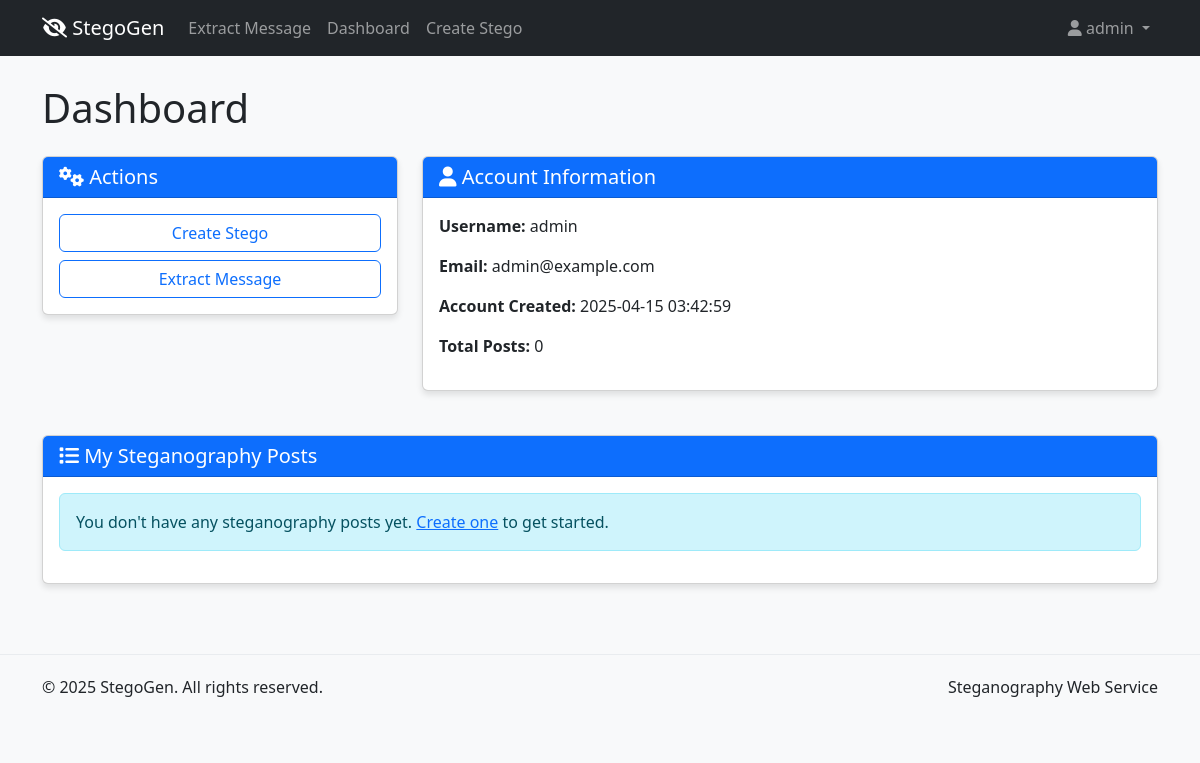
The page /dashboard (signed in) on the database its author committed.
### app.py (models this page shows, shortened)
class User(UserMixin, db.Model):
    id = db.Column(db.Integer, primary_key=True)
    username = db.Column(db.String(100), unique=True, nullable=False)
    password_hash = db.Column(db.String(200), nullable=False)
    email = db.Column(db.String(100), unique=True, nullable=False)
    created_at = db.Column(db.DateTime, default=datetime.utcnow)
    posts = db.relationship('StegoPost', backref='author', lazy=True)

### app.py (the view)
@app.route('/dashboard')
@login_required
def dashboard():
    user_posts = StegoPost.query.filter_by(user_id=current_user.id).order_by(StegoPost.created_at.desc()).all()
    return render_template('dashboard.html', user=current_user, posts=user_posts)

### app.py (called while the page is built)
@login_manager.user_loader
def load_user(user_id):
    return User.query.get(int(user_id))

### templates/dashboard.html (shortened to what this page needs)
{% extends "base.html" %}
{% block content %}
<h1 class="my-4">Dashboard</h1>
<div class="row">
    <div class="col-md-4">
        <div class="card">
            <div class="card-header bg-primary text-white">
                <h5 class="mb-0"><i class="fas fa-cogs"></i> Actions</h5>
            </div>
            <div class="card-body">
                <div class="d-grid gap-2">
                    <a href="{{ url_for('create_stego') }}" class="btn btn-outline-primary">Create Stego</a>
                    <a href="{{ url_for('extract_message_route') }}" class="btn btn-outline-primary">Extract Message</a>
                </div>
            </div>
        </div>
    </div>
    <div class="col-md-8">
        <div class="card">
            <div class="card-header bg-primary text-white">
                <h5 class="mb-0"><i class="fas fa-user"></i> Account Information</h5>
            </div>
            <div class="card-body">
                <p><strong>Username:</strong> {{ user.username }}</p>
                <p><strong>Email:</strong> {{ user.email }}</p>
                <p><strong>Account Created:</strong> {{ user.created_at.strftime('%Y-%m-%d %H:%M:%S') }}</p>
                <p><strong>Total Posts:</strong> {{ posts|length }}</p>
            </div>
        </div>
    </div>
</div>
<div class="row mt-4">
    <div class="col-md-12">
        <div class="card">
            <div class="card-header bg-primary text-white">
                <h5 class="mb-0"><i class="fas fa-list"></i> My Steganography Posts</h5>
            </div>
            <div class="card-body">
                {% if posts %}
                <div class="table-responsive">
                    <table class="table table-striped">
                        <thead>
                            <tr>
                                <th>Title</th>
                                <th>File</th>
                                <th>Parameters</th>
                                <th>Created</th>
                                <th>Actions</th>
                            </tr>
                        </thead>
                        <tbody>
                            {% for post in posts %}
                            <tr>
                                <td>{{ post.title }}</td>
                                <td>{{ post.original_filename }}</td>
                                <td>
                                    <small>
                                        Start Bit: {{ post.start_bit }}<br>
                                        Periodicity: {{ post.periodicity }}<br>
                                        Mode: {{ post.mode }}
                                    </small>
                                </td>
                                <td>{{ post.created_at.strftime('%Y-%m-%d') }}</td>
                                <td>
                                    <div class="btn-group btn-group-sm">
                                        <a href="{{ url_for('view_post', post_id=post.id) }}" class="btn btn-outline-primary">
                                            <i class="fas fa-eye"></i>
                                        </a>
                                        <a href="{{ url_for('download_file', post_id=post.id) }}" class="btn btn-outline-success">
                                            <i class="fas fa-download"></i>
                                        </a>
                                        <a href="{{ url_for('delete_post', post_id=post.id) }}" class="btn btn-outline-danger"
                                           onclick="return confirm('Are you sure you want to delete this post?')">
                                            <i class="fas fa-trash"></i>
                                        </a>
                                    </div>
                                </td>
                            </tr>
                            {% endfor %}
                        </tbody>
                    </table>
                </div>
                {% else %}
                <div class="alert alert-info">
                    You don't have any steganography posts yet. <a href="{{ url_for('create_stego') }}">Create one</a> to get started.
                </div>
                {% endif %}
            </div>
        </div>
    </div>
</div>
{% endblock %}

### templates/base.html (shortened to what this page needs)
<!DOCTYPE html>
<html lang="en">
<head>
    <link href="https://cdn.jsdelivr.net/npm/bootstrap@5.3.0-alpha1/dist/css/bootstrap.min.css" rel="stylesheet">
    <link rel="stylesheet" href="https://cdnjs.cloudflare.com/ajax/libs/font-awesome/6.0.0-beta3/css/all.min.css">
</head>
<body>
    <nav class="navbar navbar-expand-lg navbar-dark bg-dark fixed-top">
        <div class="container">
            <a class="navbar-brand" href="{{ url_for('index') }}">
                <i class="fas fa-eye-slash"></i> StegoGen
            </a>
            <div class="collapse navbar-collapse" id="navbarNav">
                <ul class="navbar-nav me-auto">
                    <li class="nav-item">
                        <a class="nav-link" href="{{ url_for('extract_message_route') }}">Extract Message</a>
                    </li>
                    {% if current_user.is_authenticated %}
                    <li class="nav-item">
                        <a class="nav-link" href="{{ url_for('dashboard') }}">Dashboard</a>
                    </li>
                    <li class="nav-item">
                        <a class="nav-link" href="{{ url_for('create_stego') }}">Create Stego</a>
                    </li>
                    {% endif %}
                </ul>
                <ul class="navbar-nav">
                    {% if current_user.is_authenticated %}
                    <li class="nav-item dropdown">
                        <a class="nav-link dropdown-toggle" href="#" id="userDropdown" role="button" data-bs-toggle="dropdown">
                            <i class="fas fa-user"></i> {{ current_user.username }}
                        </a>
                    </li>
                    {% endif %}
                </ul>
            </div>
        </div>
    </nav>
    <div class="container">
        {% block content %}{% endblock %}
    </div>
    <footer class="footer">
        <div class="container">
            <div class="row">
                <div class="col-md-6">
                    <p>&copy; 2025 StegoGen. All rights reserved.</p>
                </div>
                <div class="col-md-6 text-end">
                    <p>Steganography Web Service</p>
                </div>
            </div>
        </div>
    </footer>
</body>
</html>

### templates/base.html (style rules this page uses)
body { padding-top: 60px; padding-bottom: 20px; background-color: #f8f9fa; }
.card { margin-bottom: 20px; box-shadow: 0 4px 6px rgba(0,0,0,0.1); }
.footer { margin-top: 50px; padding: 20px 0; background-color: #f8f9fa; border-top: 1px solid #e9ecef; }

### rows shown on the page
User: username "admin", email "admin@example.com", created_at "2025-04-15 03:42:59"

### other values the page prints
{{ posts|length }} "0"
